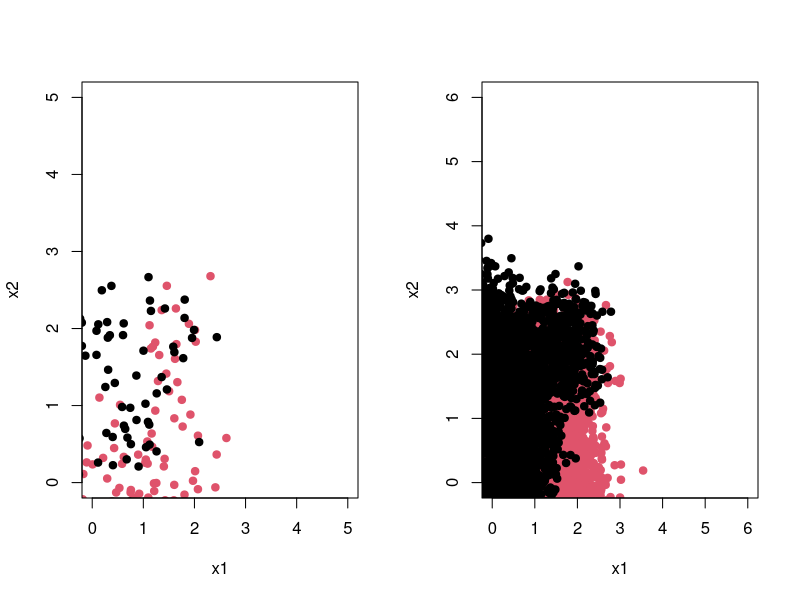
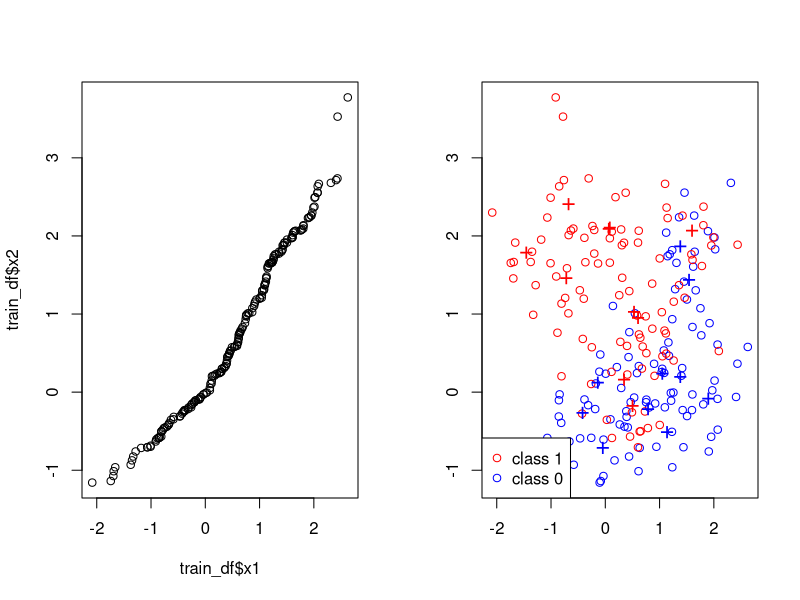
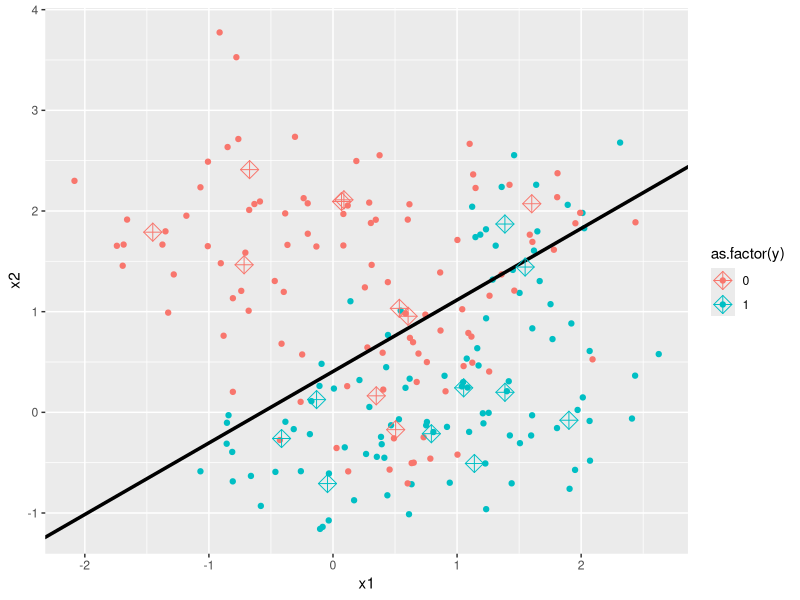
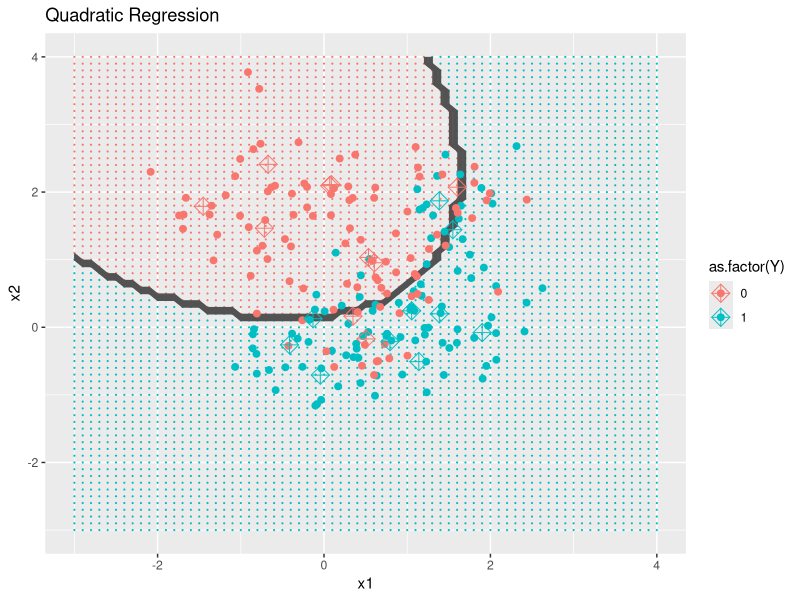

Reproduce these figures in R, in order. (Note: this script raises an error after producing the figures.)
## ---- chunk 1
options(scipen = 1, digits = 4, width = 80, fig.align = "center")
library(class)
library(ggplot2)
## ---- chunk 2
# fill the following result during 20 simulation run
linearTestErr = data.frame(method = rep("linear",20), set = rep("test", 20), errorRate = rep(0, 20)  )
linearTrainErr = data.frame(method = rep("linear",20), set = rep("train", 20), errorRate = rep(0, 20)  )

quadTestErr = data.frame(method = rep("quadratic",20), set = rep("test", 20), errorRate = rep(0, 20)  )
quadTrainErr = data.frame(method = rep("quadratic",20), set = rep("train", 20), errorRate = rep(0, 20)  )

knnTestErr = data.frame(method = rep("KNN",20), set = rep("test", 20), errorRate = rep(0, 20)  )
knnTrainErr = data.frame(method = rep("KNN",20), set = rep("train", 20), errorRate = rep(0, 20)  )

bayesTestErr = data.frame(method = rep("bayesRule",20), set = rep("test", 20), errorRate = rep(0, 20)  )
bayesTrainErr = data.frame(method = rep("bayesRule",20), set = rep("train", 20), errorRate = rep(0, 20)  )

KNNCvBestK = rep(0, 20)

## ---- chunk 3
set.seed(8742)
centers = 10; # number of centers
p = 2;      
sd = 1;  # sd for generating the centers within each class
m1 = matrix(rnorm(centers*p), centers, p)*sd + cbind( rep(1,centers), rep(0,centers));
m0 = matrix(rnorm(centers*p), centers, p)*sd + cbind( rep(0,centers), rep(1,centers));

## ---- chunk 4
generate_sim_data= function(centers = 10, n = 100, p = 2, sd = sqrt(1/5) ) {
  # Randomly allocate the n samples for class 1  to the 10 clusters
  id1 = sample(1:centers, n, replace = TRUE);
  # Randomly allocate the n samples for class 1 to the 10 clusters
  id0 = sample(1:centers, n, replace = TRUE);  
  matrix(rnorm(2*n*p), 2*n, p)*sd + rbind(m1[id1,], m0[id0,])
}
## ---- chunk 5
n = 100
train_data = generate_sim_data()
cl_train = factor(c(rep(1,n), rep(0,n)))
train_df = data.frame(train_data)
train_df$y = c(c(rep(1,n), rep(0,n)))
colnames(train_df) = c("x1","x2","y")
## ---- chunk 6
N = 5000
test_data = generate_sim_data(n = N)
cl_test = factor(c(rep(1,N), rep(0,N)))
test_df = data.frame(test_data)
test_df$y = cl_test
colnames(test_df) = c("x1","x2","y")
## ---- chunk 7
par(mfrow = c(1,2))
plot(x2 ~ x1, col = cl_train, data = train_df,
     ylim = c(0, 5), xlim = c(0, 5), pch = 20, cex = 1.5)
plot(x2 ~ x1, col = cl_test, data = test_df,
     ylim = c(0, 6), xlim = c(0, 6), pch = 20, cex = 1.5)
qqplot(train_df$x1,train_df$x2,plot.it = TRUE)
## ---- chunk 8
plot(train_data[, 1], train_data[, 2], type = "n", xlab = "", ylab = "")

points(train_data[1:n, 1], train_data[1:n, 2], col = "blue");
points(train_data[(n+1):(2*n), 1], train_data[(n+1):(2*n), 2], col="red"); 

points(m1[1:10, 1], m1[1:10, 2], pch="+", cex=1.5, col="blue");    
points(m0[1:10, 1], m0[1:10, 2], pch="+", cex=1.5, col="red");   

legend("bottomleft", pch = c(1,1), col = c("red", "blue"), 
       legend = c("class 1", "class 0"))
## ---- chunk 9
lm_fit = lm(y ~ ., data = train_df)
lm_pred_cl_train = as.numeric(lm_fit$fitted > 0.5)
paste("Train Error with Linear Regression Model:",mean(train_df$y != lm_pred_cl_train))
paste("Test Error with Linear Regression Model:",round(mean(ifelse(predict(lm_fit, newdata = test_df, interval = "prediction") > 0.5, 1, 0) != test_df$y),4))
## ---- chunk 10
ggplot(data = train_df, aes(x = x1, y = x2, color = as.factor(y))) + 
    geom_point() + geom_abline(slope = -lm_fit$coefficients[2]/lm_fit$coefficients[3], 
    intercept = (0.5 - lm_fit$coefficients[1])/lm_fit$coefficients[3], 
    size = 1.2) +
  geom_point(data = data.frame(m1), aes(x = X1, y = X2, color = as.factor(1)), shape  = 9, size = 4) + 
  geom_point(data = data.frame(m0), aes(x = X1, y = X2, color = as.factor(0)), shape  = 9, size = 4)
## ---- chunk 11
quad_fit = lm(y ~ x1 + x2 + I(x1*x2) + I(x1^2) + I(x2^2), data = train_df)
lm_pred_cl_train = as.numeric(quad_fit$fitted > 0.5)
paste("Train Error with Quadratic Model:",mean(train_df$y != lm_pred_cl_train))
paste("Test Error with Quadratic Model:",round(mean(ifelse(predict(quad_fit, newdata = test_df, interval = "prediction") > 0.5, 1, 0) != test_df$y),4))
## ---- chunk 12
# create a grid of points to be predicted by quad regression
X1 = seq(-3, 4, 0.1)
X2 = seq(-3, 4, 0.1)
X = expand.grid(x1 = X1, x2 = X2)
Y = ifelse(predict(quad_fit, newdata = X) > 0.5, 1, 0)

# plot the area
ggplot(data = X ) +
  geom_point(aes(x = x1, y = x2, color = as.factor(Y)), size = 0.1) +
  geom_contour(aes(x = x1, y = x2, z = Y), color = "grey32", inherit.aes = FALSE) +
  geom_point(data = train_df, aes(x = x1, y = x2, color = as.factor(y)), size = 2) +
    geom_point(data = data.frame(m1), aes(x = X1, y = X2, color = as.factor(1)), shape  = 9, size = 4) + 
  geom_point(data = data.frame(m0), aes(x = X1, y = X2, color = as.factor(0)), shape  = 9, size = 4) +
  ggtitle("Quadratic Regression ")
  


## ---- chunk 13
set.seed(8742)
dataSet = rbind(train_df,test_df)
dataSet = dataSet[sample(nrow(train_df)),]
foldNum = 10
cvKNNAveErrorRate=function(K,dataSet,foldSize,foldNum) {
  error = 0
  for (runId in 1:foldNum) {
      testSetIndex = ((runId - 1) * foldSize + 1):(ifelse(runId == 
          foldNum, nrow(dataSet), runId * foldSize))
      trainX = dataSet[-testSetIndex, c("x1", "x2")]
      trainY = as.factor(dataSet[-testSetIndex, ]$y)
      testX = dataSet[testSetIndex, c("x1", "x2")]
      testY = as.factor(dataSet[testSetIndex, ]$y)
      predictY = knn(trainX, testX, trainY, K)
      error = error + sum(predictY != testY)
  }
  error = error/nrow(dataSet)
  error
}

cvKNN = function(dataSet, foldNum) {
    foldSize = floor(nrow(dataSet)/foldNum)
    KVector = seq(1, (nrow(dataSet) - foldSize), 2)
    cvKNNAveErrorRates = sapply(KVector, cvKNNAveErrorRate, dataSet, 
        foldSize, foldNum)
    result = list()
    result$bestK = max(KVector[cvKNNAveErrorRates == min(cvKNNAveErrorRates)])
    bestK_index = which(KVector %in% c(result$bestK))
    result$cvError = cvKNNAveErrorRates[bestK_index]
    result
}

cvKNN(dataSet,foldNum)

## ---- chunk 14
# create a grid of points to be predicted by KNN
X1 = seq(-3, 4, 0.1)
X2 = seq(-3, 4, 0.1)
X = expand.grid(x1 = X1, x2 = X2)
Y = knn(train_df[, c("x1", "x2")], X, train_df[, c("y")] , 13) 

# plot the area
ggplot(data = X ) +
  geom_point(aes(x = x1, y = x2, color = as.factor(Y)), size = 0.1) +
  geom_contour(aes(x = x1, y = x2, z = Y), color = "grey32", inherit.aes = FALSE) +
  geom_point(data = train_df, aes(x = x1, y = x2, color = as.factor(y)), size = 2) +
    geom_point(data = data.frame(m1), aes(x = X1, y = X2, color = as.factor(1)), shape  = 9, size = 4) + 
  geom_point(data = data.frame(m0), aes(x = X1, y = X2, color = as.factor(0)), shape  = 9, size = 4) +
  ggtitle("KNN with K = 13 ")
  



## ---- chunk 15
# bayes error
mixedModelBayes=function(x){
  sum(exp(-apply((t(m1)-x)^2, 2, sum)*5/2))/sum(exp(-apply((t(m0)-x)^2, 2, sum)*5/2))
}


cl_test_pred_Bayes = apply(test_data, 1, mixedModelBayes)
cl_test_pred_Bayes = as.numeric(cl_test_pred_Bayes > 1);
table(cl_test, cl_test_pred_Bayes); 
test.err.Bayes = sum(cl_test !=  cl_test_pred_Bayes) / (2*N)
print(test.err.Bayes)
## ---- chunk 16

# create a grid of points to be predicted by bayes rule
X1 = seq(-3, 4, 0.1)
X2 = seq(-3, 4, 0.1)
X = expand.grid(x1 = X1, x2 = X2)
Y = as.numeric(apply(X, 1, mixedModelBayes) > 1)

# plot the area
ggplot(data = X ) +
  geom_point(aes(x = x1, y = x2, color = as.factor(Y)), size = 0.1) +
  geom_contour(aes(x = x1, y = x2, z = Y), color = "grey32", inherit.aes = FALSE) +
  geom_point(data = train_df, aes(x = x1, y = x2, color = as.factor(y)), size = 2) +
    geom_point(data = data.frame(m1), aes(x = X1, y = X2, color = as.factor(1)), shape  =9, size = 4) + 
  geom_point(data = data.frame(m0), aes(x = X1, y = X2, color = as.factor(0)), shape  = 9, size = 4) +
  ggtitle("Classification based on the Bayes Rule ")


## ---- chunk 17

# consolidate all results
finalErr = rbind(linearTestErr, linearTrainErr, quadTestErr, quadTrainErr, knnTestErr, knnTrainErr, bayesTestErr, bayesTrainErr)

# randomly assign some error for visualization testing
# comment this out when real data is available
finalErr$errorRate = runif(nrow(finalErr), min = 0.01, max = 0.9)

# plot boxplot
ggplot(finalErr, aes(x = method, y = errorRate, fill = set)) +
  geom_boxplot() +
  ggtitle("Repeat simulation 20 times and compare the performance for all methods ")
## ---- chunk 18

# randomly assign best K for visualization testing
# comment this out when real data is available
KNNCvBestK = floor(runif(length(KNNCvBestK), min = 1, max = 100))

bestK_df = data.frame(simulation = seq(1,20,1), K = KNNCvBestK)

# plot barplot for 20 best K
ggplot(bestK_df, aes(x = simulation, y = K)) +
  geom_bar(stat = "identity") +
  ggtitle("best K selected by 10 fold cross validation for KNN ")



## ---- chunk 19
mean(KNNCvBestK)

## ---- chunk 20
sd(KNNCvBestK)
